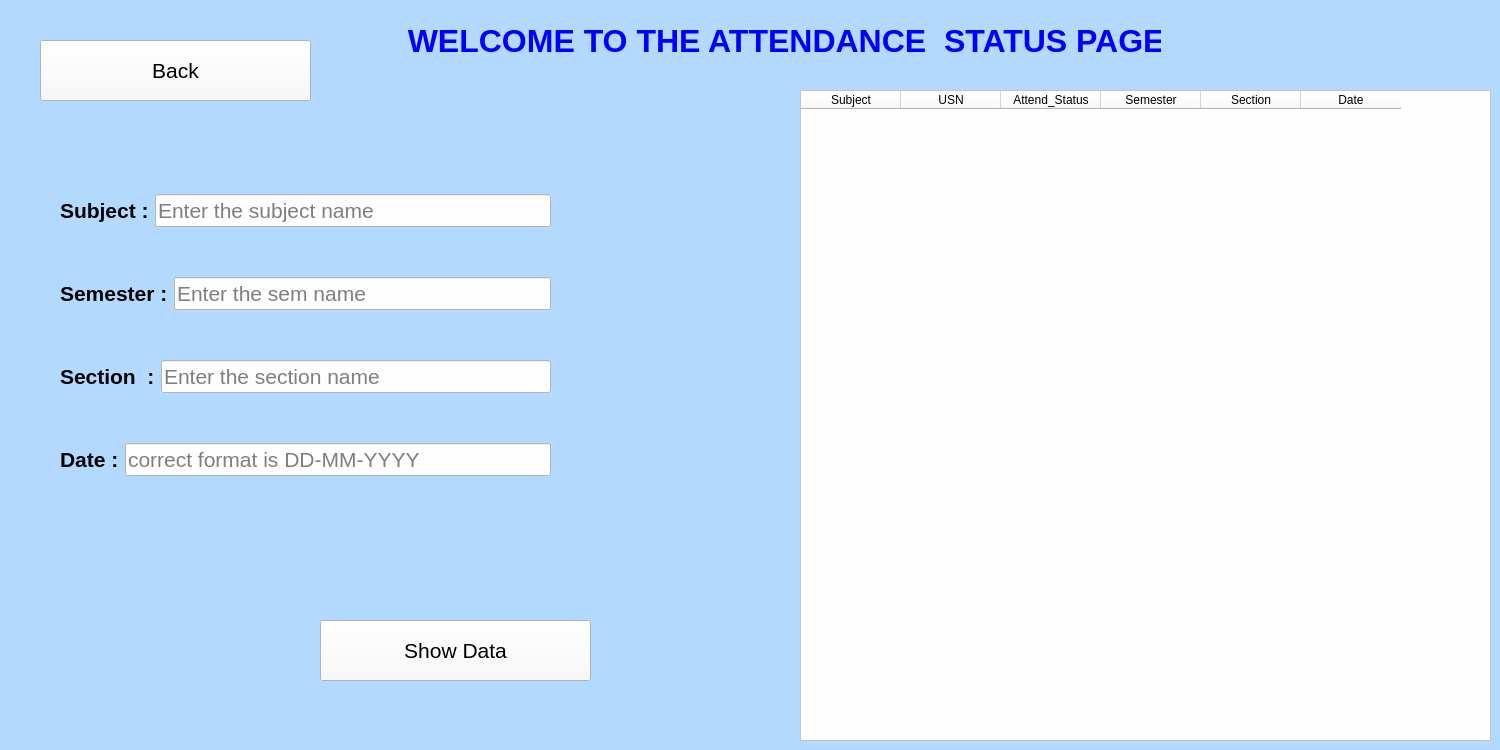
<?xml version="1.0" encoding="UTF-8"?>
<ui version="4.0">
 <class>widget</class>
 <widget class="QWidget" name="widget">
  <property name="geometry">
   <rect>
    <x>0</x>
    <y>0</y>
    <width>1500</width>
    <height>750</height>
   </rect>
  </property>
  <property name="windowTitle">
   <string/>
  </property>
  <property name="styleSheet">
   <string notr="true">background-color:rgb(179, 217, 255)</string>
  </property>
  <widget class="QLabel" name="out">
   <property name="geometry">
    <rect>
     <x>390</x>
     <y>10</y>
     <width>771</width>
     <height>61</height>
    </rect>
   </property>
   <property name="font">
    <font>
     <pointsize>24</pointsize>
     <italic>false</italic>
     <bold>true</bold>
    </font>
   </property>
   <property name="styleSheet">
    <string notr="true">QLabel{
color:blue;
}

</string>
   </property>
   <property name="text">
    <string>  WELCOME TO THE ATTENDANCE  STATUS PAGE</string>
   </property>
  </widget>
  <widget class="QTableWidget" name="tableWidget">
   <property name="geometry">
    <rect>
     <x>800</x>
     <y>90</y>
     <width>691</width>
     <height>651</height>
    </rect>
   </property>
   <property name="font">
    <font>
     <pointsize>12</pointsize>
     <italic>true</italic>
    </font>
   </property>
   <property name="styleSheet">
    <string notr="true">background-color:rgb(254, 254, 254)</string>
   </property>
   <column>
    <property name="text">
     <string>Subject</string>
    </property>
   </column>
   <column>
    <property name="text">
     <string>USN</string>
    </property>
   </column>
   <column>
    <property name="text">
     <string>Attend_Status</string>
    </property>
   </column>
   <column>
    <property name="text">
     <string>Semester</string>
    </property>
   </column>
   <column>
    <property name="text">
     <string>Section</string>
    </property>
   </column>
   <column>
    <property name="text">
     <string>Date</string>
    </property>
   </column>
  </widget>
  <widget class="QWidget" name="layoutWidget">
   <property name="geometry">
    <rect>
     <x>60</x>
     <y>150</y>
     <width>491</width>
     <height>371</height>
    </rect>
   </property>
   <layout class="QVBoxLayout" name="verticalLayout">
    <item>
     <layout class="QHBoxLayout" name="horizontalLayout">
      <item>
       <widget class="QLabel" name="label_2">
        <property name="font">
         <font>
          <pointsize>16</pointsize>
          <italic>false</italic>
          <bold>true</bold>
         </font>
        </property>
        <property name="text">
         <string>Subject :</string>
        </property>
       </widget>
      </item>
      <item>
       <widget class="QLineEdit" name="subject">
        <property name="font">
         <font>
          <pointsize>16</pointsize>
          <italic>false</italic>
         </font>
        </property>
        <property name="styleSheet">
         <string notr="true">background-color:rgb(254, 254, 254)</string>
        </property>
        <property name="text">
         <string/>
        </property>
        <property name="placeholderText">
         <string>Enter the subject name</string>
        </property>
       </widget>
      </item>
     </layout>
    </item>
    <item>
     <layout class="QHBoxLayout" name="horizontalLayout_3">
      <item>
       <widget class="QLabel" name="label_4">
        <property name="font">
         <font>
          <pointsize>16</pointsize>
          <italic>false</italic>
          <bold>true</bold>
         </font>
        </property>
        <property name="text">
         <string>Semester :</string>
        </property>
       </widget>
      </item>
      <item>
       <widget class="QLineEdit" name="semester">
        <property name="font">
         <font>
          <pointsize>16</pointsize>
          <italic>false</italic>
         </font>
        </property>
        <property name="styleSheet">
         <string notr="true">background-color:rgb(254, 254, 254)</string>
        </property>
        <property name="text">
         <string/>
        </property>
        <property name="placeholderText">
         <string>Enter the sem name</string>
        </property>
       </widget>
      </item>
     </layout>
    </item>
    <item>
     <layout class="QHBoxLayout" name="horizontalLayout_2">
      <item>
       <widget class="QLabel" name="label_3">
        <property name="font">
         <font>
          <pointsize>16</pointsize>
          <italic>false</italic>
          <bold>true</bold>
         </font>
        </property>
        <property name="text">
         <string>Section  :</string>
        </property>
       </widget>
      </item>
      <item>
       <widget class="QLineEdit" name="section">
        <property name="font">
         <font>
          <pointsize>16</pointsize>
          <italic>false</italic>
         </font>
        </property>
        <property name="styleSheet">
         <string notr="true">background-color:rgb(254, 254, 254)</string>
        </property>
        <property name="text">
         <string/>
        </property>
        <property name="placeholderText">
         <string>Enter the section name</string>
        </property>
       </widget>
      </item>
     </layout>
    </item>
    <item>
     <layout class="QHBoxLayout" name="horizontalLayout_4">
      <item>
       <widget class="QLabel" name="label_5">
        <property name="font">
         <font>
          <pointsize>16</pointsize>
          <italic>false</italic>
          <bold>true</bold>
         </font>
        </property>
        <property name="text">
         <string>Date :</string>
        </property>
       </widget>
      </item>
      <item>
       <widget class="QLineEdit" name="date_opt">
        <property name="font">
         <font>
          <pointsize>16</pointsize>
          <italic>false</italic>
         </font>
        </property>
        <property name="styleSheet">
         <string notr="true">background-color:rgb(254, 254, 254)</string>
        </property>
        <property name="text">
         <string/>
        </property>
        <property name="placeholderText">
         <string>correct format is DD-MM-YYYY</string>
        </property>
       </widget>
      </item>
     </layout>
    </item>
   </layout>
  </widget>
  <widget class="QPushButton" name="Back">
   <property name="geometry">
    <rect>
     <x>40</x>
     <y>40</y>
     <width>271</width>
     <height>61</height>
    </rect>
   </property>
   <property name="font">
    <font>
     <pointsize>16</pointsize>
     <italic>false</italic>
    </font>
   </property>
   <property name="styleSheet">
    <string notr="true">background-color:rgb(249, 249, 249)</string>
   </property>
   <property name="text">
    <string>Back</string>
   </property>
  </widget>
  <widget class="QPushButton" name="show_data">
   <property name="geometry">
    <rect>
     <x>320</x>
     <y>620</y>
     <width>271</width>
     <height>61</height>
    </rect>
   </property>
   <property name="font">
    <font>
     <pointsize>16</pointsize>
     <italic>false</italic>
    </font>
   </property>
   <property name="styleSheet">
    <string notr="true">background-color:rgb(249, 249, 249)</string>
   </property>
   <property name="text">
    <string>Show Data</string>
   </property>
  </widget>
  <widget class="QLabel" name="Result_label">
   <property name="geometry">
    <rect>
     <x>20</x>
     <y>540</y>
     <width>731</width>
     <height>61</height>
    </rect>
   </property>
   <property name="font">
    <font>
     <pointsize>20</pointsize>
     <italic>false</italic>
    </font>
   </property>
   <property name="styleSheet">
    <string notr="true">QLabel{
color:purple;
}

</string>
   </property>
   <property name="text">
    <string/>
   </property>
  </widget>
  <widget class="QWidget" name="layoutWidget">
   <property name="geometry">
    <rect>
     <x>570</x>
     <y>160</y>
     <width>211</width>
     <height>341</height>
    </rect>
   </property>
   <layout class="QVBoxLayout" name="verticalLayout_2">
    <item>
     <widget class="QLabel" name="sub_label">
      <property name="font">
       <font>
        <pointsize>16</pointsize>
        <italic>false</italic>
       </font>
      </property>
      <property name="styleSheet">
       <string notr="true">QLabel{
color:red;
}

</string>
      </property>
      <property name="text">
       <string/>
      </property>
     </widget>
    </item>
    <item>
     <widget class="QLabel" name="sem_label">
      <property name="font">
       <font>
        <pointsize>16</pointsize>
        <italic>false</italic>
       </font>
      </property>
      <property name="styleSheet">
       <string notr="true">QLabel{
color:red;
}

</string>
      </property>
      <property name="text">
       <string/>
      </property>
     </widget>
    </item>
    <item>
     <widget class="QLabel" name="sec_label">
      <property name="font">
       <font>
        <pointsize>16</pointsize>
        <italic>false</italic>
       </font>
      </property>
      <property name="styleSheet">
       <string notr="true">QLabel{
color:red;
}

</string>
      </property>
      <property name="text">
       <string/>
      </property>
     </widget>
    </item>
    <item>
     <widget class="QLabel" name="date_label">
      <property name="font">
       <font>
        <pointsize>16</pointsize>
        <italic>false</italic>
       </font>
      </property>
      <property name="styleSheet">
       <string notr="true">QLabel{
color:red;
}

</string>
      </property>
      <property name="text">
       <string/>
      </property>
     </widget>
    </item>
   </layout>
  </widget>
 </widget>
 <resources/>
 <connections/>
</ui>
